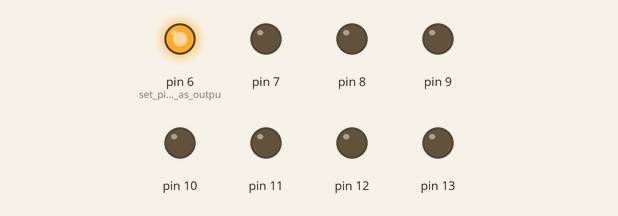
Simulated run of this sketch. Board: Arduino Uno, built with avr-gcc and run on an emulated ATmega328P. On the bench: output pins drawn as LEDs (lit = HIGH).

Above: at 0.5 s.
At 1.5 s:
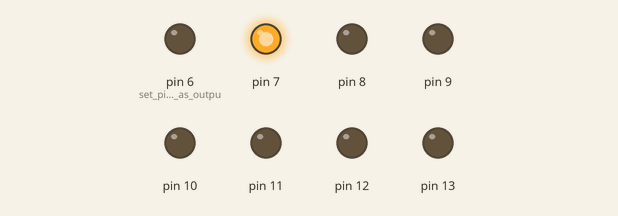
At 4.5 s:
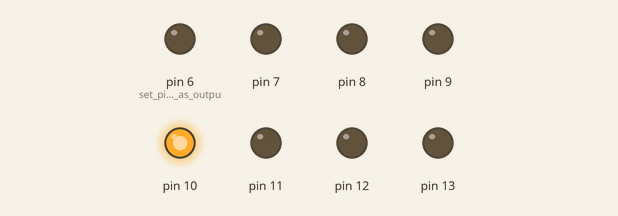
At 8.5 s:
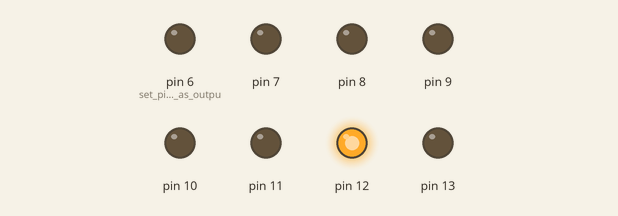
At 12.5 s:
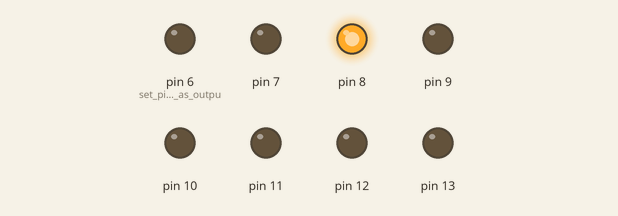
At 17.5 s:
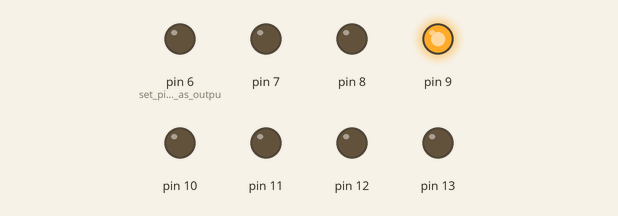
Timing chart, 0 to 18.2 s (numbered marks = the images above):
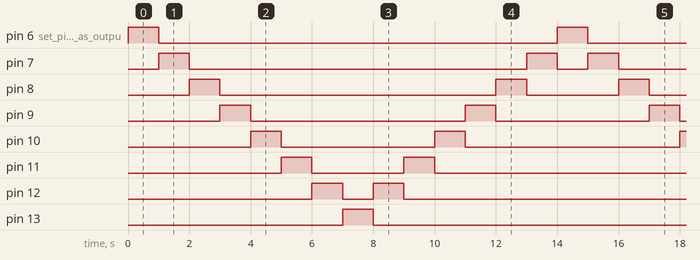

The sketch:

Chapter_3.ino
```cpp
// Chapter 3 - Chasing Lights the Easy Way.

void setup ()                // the setup function runs once
{
  pinMode (6, OUTPUT);       // set pins 6 to 13 as output pins
  pinMode (7, OUTPUT);
  pinMode (8, OUTPUT);
  pinMode (9, OUTPUT);
  pinMode (10, OUTPUT);
  pinMode (11, OUTPUT);
  pinMode (12, OUTPUT);
  pinMode (13, OUTPUT);

}

void loop ()              // the loop function runs repeatedly
{
  for (int x = 6; x <=13; x = x+1) //for loop counts from 6 to 13
  {
    digitalWrite (x, HIGH);   // turn pin x on
    delay (1000);             // wait one second
    digitalWrite(x,LOW);      // turn pin x off
  }

  for (int x = 12; x >6; x = x-1) // count down from 12 to 7
  {
    digitalWrite (x, HIGH);   // turn pin x on
    delay (1000);             // wait on second
    digitalWrite (x, LOW);    // turn pin x off
  }
}
```

Measured:
- by itself, pin 6 (set_pins_6_to_13_as_outpu), pin 13: alternates HIGH for 1.0 s and LOW for 13.0 s
- by itself, pin 7: repeats every 14.0 s: LOW 11.0 s, HIGH 1.0 s, LOW 1.0 s, HIGH 1.0 s
- by itself, pin 8: repeats every 14.0 s: LOW 9.0 s, HIGH 1.0 s, LOW 3.0 s, HIGH 1.0 s
- by itself, pin 9: repeats every 14.0 s: LOW 7.0 s, HIGH 1.0 s, LOW 5.0 s, HIGH 1.0 s
- by itself, pin 10: repeats every 14.0 s: LOW 5.0 s, HIGH 1.0 s, LOW 7.0 s, HIGH 1.0 s
- by itself, pin 11: repeats every 14.0 s: LOW 3.0 s, HIGH 1.0 s, LOW 9.0 s, HIGH 1.0 s
- by itself, pin 12: repeats every 14.0 s: LOW 1.0 s, HIGH 1.0 s, LOW 11.0 s, HIGH 1.0 s
